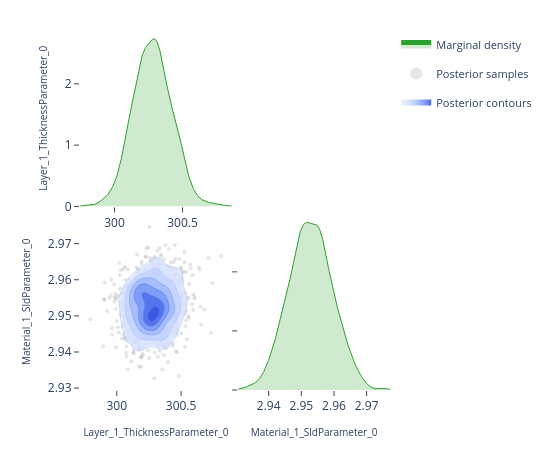

Notebook source saved alongside this figure:
### Code cell
# ---- Pairwise focus: thickness vs SLD ---------------------------------------
# A 2-parameter corner plot zooms in on the joint posterior for a specific
# pair.  This is the same view the EasyReflectometryApp's "2D Heatmap"
# sub-tab uses to inspect parameter degeneracies.


params_of_interest = ['Layer_1_ThicknessParameter_0', 'Material_1_SldParameter_0']
idx = [posterior.param_names.index(p) for p in params_of_interest]
subset_draws = np.asarray(posterior.draws)[:, idx]

fig = plot_corner(subset_draws, params_of_interest)
fig.show()

### Figure 1 — Plotly figure (JSON) as saved in the notebook; plotly's stock layout.template omitted (floating-point values rounded to 4 significant figures; data arrays with more than 128 entries replaced by an {"elided": "..."} marker saying what was removed)
{"data": [{"fill": "tozeroy", "fillcolor": "rgba(44, 160, 44, 0.22)", "hoverinfo": "skip", "legendgroup": "marginal", "line": {"color": "rgb(44, 160, 44)", "width": 1}, "mode": "lines", "name": "Marginal density", "showlegend": true, "type": "scatter", "x": {"elided": "256 float values"}, "xaxis": "x", "y": {"elided": "256 float values"}, "yaxis": "y"}, {"hoverinfo": "skip", "legendgroup": "scatter", "marker": {"color": "rgba(140, 140, 140, 0.22)", "size": 4}, "mode": "markers", "name": "Posterior samples", "showlegend": true, "type": "scatter", "x": {"elided": "800 float values"}, "xaxis": "x3", "y": {"elided": "800 float values"}, "yaxis": "y3", "zorder": 0}, {"colorscale": [[0.0, "rgba(224, 233, 255, 0.62)"], [0.35, "rgba(183, 203, 255, 0.70)"], [0.6, "rgba(138, 169, 252, 0.78)"], [0.82, "rgba(96, 131, 242, 0.84)"], [1.0, "rgba(58, 86, 224, 0.90)"]], "connectgaps": false, "contours": {"coloring": "fill", "end": 153.1, "showlabels": false, "showlines": false, "size": 24.18, "start": 32.24}, "hoverinfo": "skip", "legendgroup": "contour", "name": "Posterior contours", "showlegend": true, "showscale": false, "type": "contour", "x": [299.7, 299.8, 299.8, 299.8, 299.8, 299.8, 299.8, 299.8, 299.9, 299.9, 299.9, 299.9, 299.9, 299.9, 299.9, 300.0, 300.0, 300.0, 300.0, 300.0, 300.0, 300.0, 300.1, 300.1, 300.1, 300.1, 300.1, 300.1, 300.1, 300.2, 300.2, 300.2, 300.2, 300.2, 300.2, 300.2, 300.3, 300.3, 300.3, 300.3, 300.3, 300.3, 300.3, 300.4, 300.4, 300.4, 300.4, 300.4, 300.4, 300.4, 300.5, 300.5, 300.5, 300.5, 300.5, 300.5, 300.5, 300.6, 300.6, 300.6, 300.6, 300.6, 300.6, 300.6, 300.7, 300.7, 300.7, 300.7, 300.7, 300.7, 300.7, 300.8, 300.8, 300.8, 300.8, 300.8, 300.8, 300.8, 300.8, 300.9], "xaxis": "x3", "y": [2.931, 2.931, 2.932, 2.932, 2.933, 2.934, 2.934, 2.935, 2.935, 2.936, 2.937, 2.937, 2.938, 2.938, 2.939, 2.939, 2.94, 2.941, 2.941, 2.942, 2.942, 2.943, 2.944, 2.944, 2.945, 2.945, 2.946, 2.947, 2.947, 2.948, 2.948, 2.949, 2.949, 2.95, 2.951, 2.951, 2.952, 2.952, 2.953, 2.954, 2.954, 2.955, 2.955, 2.956, 2.957, 2.957, 2.958, 2.958, 2.959, 2.959, 2.96, 2.961, 2.961, 2.962, 2.962, 2.963, 2.964, 2.964, 2.965, 2.965, 2.966, 2.967, 2.967, 2.968, 2.968, 2.969, 2.97, 2.97, 2.971, 2.971, 2.972, 2.972, 2.973, 2.974, 2.974, 2.975, 2.975, 2.976, 2.977, 2.977], "yaxis": "y3", "z": {"elided": "80x80 float values"}, "zmax": 153.1, "zmin": 32.24, "zorder": 1}, {"colorscale": [[0.0, "rgba(183, 203, 255, 0.94)"], [0.35, "rgba(183, 203, 255, 0.94)"], [0.35, "rgba(138, 169, 252, 0.95)"], [0.6, "rgba(138, 169, 252, 0.95)"], [0.6, "rgba(96, 131, 242, 0.96)"], [0.82, "rgba(96, 131, 242, 0.96)"], [0.82, "rgba(58, 86, 224, 0.98)"], [1.0, "rgba(58, 86, 224, 0.98)"]], "contours": {"coloring": "lines", "end": 153.1, "showlabels": false, "size": 24.18, "start": 32.24}, "hoverinfo": "skip", "legendgroup": "contour", "line": {"width": 0.9}, "showlegend": false, "showscale": false, "type": "contour", "x": [299.7, 299.8, 299.8, 299.8, 299.8, 299.8, 299.8, 299.8, 299.9, 299.9, 299.9, 299.9, 299.9, 299.9, 299.9, 300.0, 300.0, 300.0, 300.0, 300.0, 300.0, 300.0, 300.1, 300.1, 300.1, 300.1, 300.1, 300.1, 300.1, 300.2, 300.2, 300.2, 300.2, 300.2, 300.2, 300.2, 300.3, 300.3, 300.3, 300.3, 300.3, 300.3, 300.3, 300.4, 300.4, 300.4, 300.4, 300.4, 300.4, 300.4, 300.5, 300.5, 300.5, 300.5, 300.5, 300.5, 300.5, 300.6, 300.6, 300.6, 300.6, 300.6, 300.6, 300.6, 300.7, 300.7, 300.7, 300.7, 300.7, 300.7, 300.7, 300.8, 300.8, 300.8, 300.8, 300.8, 300.8, 300.8, 300.8, 300.9], "xaxis": "x3", "y": [2.931, 2.931, 2.932, 2.932, 2.933, 2.934, 2.934, 2.935, 2.935, 2.936, 2.937, 2.937, 2.938, 2.938, 2.939, 2.939, 2.94, 2.941, 2.941, 2.942, 2.942, 2.943, 2.944, 2.944, 2.945, 2.945, 2.946, 2.947, 2.947, 2.948, 2.948, 2.949, 2.949, 2.95, 2.951, 2.951, 2.952, 2.952, 2.953, 2.954, 2.954, 2.955, 2.955, 2.956, 2.957, 2.957, 2.958, 2.958, 2.959, 2.959, 2.96, 2.961, 2.961, 2.962, 2.962, 2.963, 2.964, 2.964, 2.965, 2.965, 2.966, 2.967, 2.967, 2.968, 2.968, 2.969, 2.97, 2.97, 2.971, 2.971, 2.972, 2.972, 2.973, 2.974, 2.974, 2.975, 2.975, 2.976, 2.977, 2.977], "yaxis": "y3", "z": {"elided": "80x80 float values"}, "zmax": 153.1, "zmin": 32.24, "zorder": 2}, {"fill": "tozeroy", "fillcolor": "rgba(44, 160, 44, 0.22)", "hoverinfo": "skip", "legendgroup": "marginal", "line": {"color": "rgb(44, 160, 44)", "width": 1}, "mode": "lines", "name": "Marginal density", "showlegend": false, "type": "scatter", "x": {"elided": "256 float values"}, "xaxis": "x4", "y": {"elided": "256 float values"}, "yaxis": "y4"}], "layout": {"height": 450, "legend": {"font": {"size": 11}, "itemsizing": "constant", "orientation": "v", "x": 1.02, "xanchor": "left", "y": 1.0, "yanchor": "top"}, "margin": {"b": 60, "l": 80, "r": 160, "t": 30}, "plot_bgcolor": "white", "showlegend": true, "width": 550, "xaxis": {"anchor": "y", "domain": [0.0, 0.49], "showgrid": false, "ticks": "outside", "zeroline": false}, "xaxis2": {"anchor": "y2", "domain": [0.51, 1.0], "showgrid": false, "ticks": "outside", "visible": false, "zeroline": false}, "xaxis3": {"anchor": "y3", "domain": [0.0, 0.49], "showgrid": false, "ticks": "outside", "title": {"font": {"size": 10}, "text": "Layer_1_ThicknessParameter_0"}, "zeroline": false}, "xaxis4": {"anchor": "y4", "domain": [0.51, 1.0], "showgrid": false, "ticks": "outside", "title": {"font": {"size": 10}, "text": "Material_1_SldParameter_0"}, "zeroline": false}, "yaxis": {"anchor": "x", "domain": [0.51, 1.0], "showgrid": false, "ticks": "outside", "title": {"font": {"size": 10}, "text": "Layer_1_ThicknessParameter_0"}, "zeroline": false}, "yaxis2": {"anchor": "x2", "domain": [0.51, 1.0], "showgrid": false, "ticks": "outside", "visible": false, "zeroline": false}, "yaxis3": {"anchor": "x3", "domain": [0.0, 0.49], "showgrid": false, "ticks": "outside", "title": {"font": {"size": 10}, "text": "Material_1_SldParameter_0"}, "zeroline": false}, "yaxis4": {"anchor": "x4", "domain": [0.0, 0.49], "showgrid": false, "showticklabels": false, "ticks": "outside", "zeroline": false}}}
